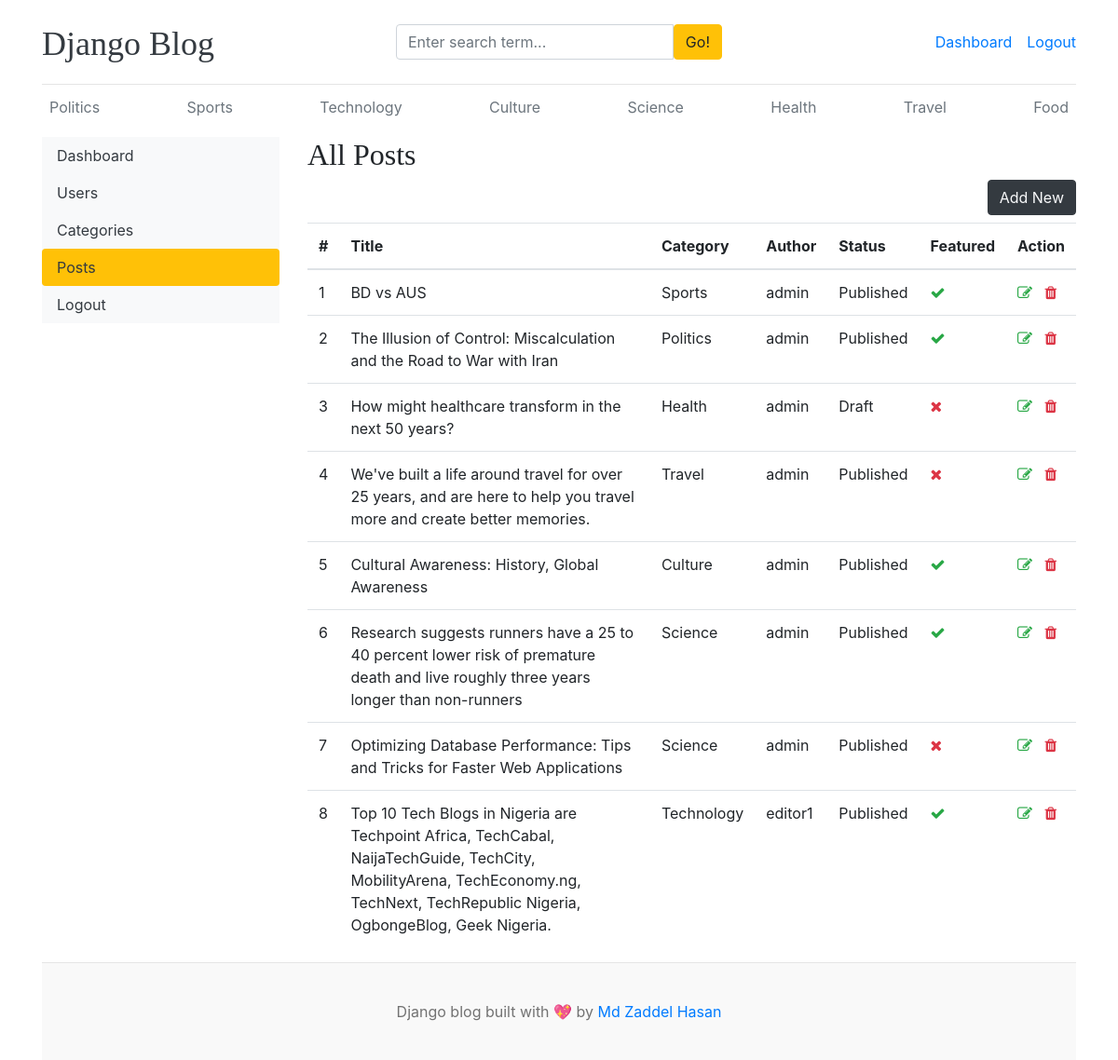
The page /dashboard/posts/ (signed in) on the database its author committed.
### blogs/models.py (models this page shows, shortened)
class Category(models.Model):
    category_name = models.CharField(max_length=100,unique=True)
    created_at = models.DateTimeField(auto_now_add=True)
    updated_at = models.DateTimeField(auto_now=True)
    class Meta:
        verbose_name = 'Category'
        verbose_name_plural = 'Categories'
    def __str__(self):
        return self.category_name

class Blog(models.Model):
    title = models.CharField(max_length=200)
    slug = models.SlugField(max_length=200, unique=True, blank=True)
    category = models.ForeignKey(Category, on_delete=models.CASCADE)
    author = models.ForeignKey(User, on_delete=models.CASCADE)
    featured_image = models.ImageField(upload_to='uploads/%Y/%m/%d/')
    short_description = models.TextField(max_length=500)
    blog_body = models.TextField(max_length=2000)
    status = models.CharField(max_length=20, choices=STATUS_CHOICES, default="Draft")
    is_featured = models.BooleanField(default=False)
    created_at = models.DateTimeField(auto_now_add=True)
    updated_at = models.DateTimeField(auto_now=True)
    class Meta:
        verbose_name = 'Blog'
        verbose_name_plural = 'Blogs'

### dashboards/views.py (the view)
# urls.py: path('posts/', views.posts, name='posts'),
def posts(request):
    posts = Blog.objects.all()
    context = {
        'posts': posts,
    }
    return render(request, 'dashboard/posts.html', context)

### blogs/context_processors.py (called while the page is built)
def get_categories(request):
    categories = Category.objects.all()
    return dict(categories=categories)

def get_social_link(request):
    social_links = SocialLink.objects.all()
    return dict(social_links=social_links)

### templates/dashboard/posts.html (shortened to what this page needs)
{% extends 'base.html' %}
{% block content %}
<div class="row">
    {% include 'dashboard/sidebar.html' %}
    <div class="col-md-9">
        <h2>All Posts</h2>
        <a href="{% url 'add_post' %}" class="btn btn-dark text-light float-right mb-2">Add New</a>
        <table class="table table-hover">
            <thead>
              <tr>
                <th>#</th>
                <th>Title</th>
                <th>Category</th>
                <th>Author</th>
                <th>Status</th>
                <th>Featured</th>
                <th>Action</th>
              </tr>
            </thead>
            <tbody>
            {% for post in posts %}
              <tr>
                <td>{{ forloop.counter }}</td>
                <td>{{ post.title }}</td>
                <td>{{ post.category }}</td>
                <td>{{ post.author }}</td>
                <td>{{ post.status }}</td>
                <td>{% if post.is_featured %}<i class="fa fa-check text-success"></i>{% else %}<i class="fa fa-times text-danger"></i>{% endif %}</td>
                <td>
                    <a href="{% url 'edit_post' post.id %}"><i class="fa fa-edit text-success"></i></a>
                    <a href="{% url 'delete_post' post.id %}"><i class="fa fa-trash text-danger"></i></a>
                </td>
              </tr>
            {% endfor %}
            </tbody>
          </table>
    </div>
</div>
{% endblock %}

### templates/base.html (shortened to what this page needs)
{% load static %}
<!DOCTYPE html>
<html lang="en">
<head>
    <link href="https://getbootstrap.com/docs/4.0/dist/css/bootstrap.min.css" rel="stylesheet">
    <link href="{% static 'css/blog.css' %}" rel="stylesheet">
    <link rel="stylesheet" href="https://cdnjs.cloudflare.com/ajax/libs/font-awesome/4.7.0/css/font-awesome.min.css">
  </head>
<body>
    <div class="container">
      <header class="blog-header py-3">
        <div class="row flex-nowrap justify-content-between align-items-center">
          <div class="col-4 pt-1">
            <a class="blog-header-logo text-dark" href="/">Django Blog</a>
          </div>
          <div class="col-4">
            <form action="{% url 'search' %}" method="GET">
              <div class="input-group">
                <input class="form-control" type="text" name="keyword" value="{{ keyword }}" placeholder="Enter search term..." aria-label="Enter search term..." aria-describedby="button-search" />
                <button type="submit" class="btn btn-warning" id="button-search" type="button">Go!</button>
            </div>
            </form>
          </div>
          <div class="col-4 d-flex justify-content-end align-items-center">
            {% if not user.is_authenticated %}
            <a class="btn btn-sm btn-warning" href="{% url 'login' %}">Login</a> &nbsp;
            <a class="btn btn-sm btn-outline-secondary" href="{% url 'register' %}">Register</a>
            {% else %}
            <span><a href="{% url 'dashboard' %}">Dashboard</a></span> &emsp;
            <span><a href="{% url 'logout' %}">Logout</a></span>
            {% endif %}
          </div>
        </div>
      </header>
      <div class="nav-scroller py-1 mb-2">
        <nav class="nav d-flex justify-content-between">
          {% for cat in categories %}
          <a class="p-2 text-muted" href="{% url 'posts_by_category' cat.id %}">{{ cat.category_name }}</a>
          {% endfor %}
        </nav>
      </div>
{% block content %}
{% endblock %}
    <footer class="blog-footer">
        <p>Django blog built with 💖 by <a href="#">Md Zaddel Hasan</a></p>
    </footer>
</body>
</html>

### blog_main/static/css/blog.css (style rules this page uses)
.blog-header { border-bottom: 1px solid #e5e5e5; }
.blog-header-logo { font-family: "Playfair Display", Georgia, "Times New Roman", serif; font-size: 2.25rem; }
h1, h2, h3, h4, h5, h6 { font-family: "Playfair Display", Georgia, "Times New Roman", serif; }
.blog-footer { padding: 2.5rem 0; color: #727272; text-align: center; background-color: #f9f9f9; border-top: .05rem solid #e5e5e5; }
.blog-footer p:last-child { margin-bottom: 0; }

### rows shown on the page
Category: category_name "Politics"
Category: category_name "Sports"
Category: category_name "Technology"
Category: category_name "Culture"
Category: category_name "Science"
Category: category_name "Health"
Category: category_name "Travel"
Category: category_name "Food"
Blog: title "BD vs AUS", category "Sports", author "admin", status "Published", is_featured True (drawn)
Blog: title "The Illusion of Control: Miscalculation and the Road to War with Iran", category "Politics", author "admin", status "Published", is_featured True (drawn)
Blog: title "How might healthcare transform in the next 50 years?", category "Health", author "admin", status "Draft", is_featured False (drawn)
Blog: title "We've built a life around travel for over 25 years, and are here to help you travel more and create better memories.", category "Travel", author "admin", status "Published", is_featured False (drawn)
Blog: title "Cultural Awareness: History, Global Awareness", category "Culture", author "admin", status "Published", is_featured True (drawn)
Blog: title "Research suggests runners have a 25 to 40 percent lower risk of premature death and live roughly three years longer than non-runners", category "Science", author "admin", status "Published", is_featured True (drawn)
Blog: title "Optimizing Database Performance: Tips and Tricks for Faster Web Applications", category "Science", author "admin", status "Published", is_featured False (drawn)
Blog: title "Top 10 Tech Blogs in Nigeria are Techpoint Africa, TechCabal, NaijaTechGuide, TechCity, MobilityArena, TechEconomy.ng, TechNext, TechRepublic Nigeria, OgbongeBlog, Geek Nigeria.", category "Technology", author "editor1", status "Published", is_featured True (drawn)
